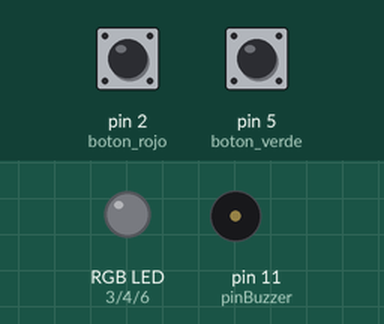
This sketch was run on a simulated Arduino Uno, built with avr-gcc and run on an emulated ATmega328P. Shown: an RGB LED mixed from three pins (HIGH = lit), buzzer (waves = sounding). Dashed ring = blinking. The test bench sets the inputs (shaded band); at power-on: pin 5 (boton_verde) LOW, pin 2 (boton_rojo) LOW. Random numbers use the default seed unless the sketch sets one.

Above: at 7.2 s.
7.3 s: pin 5 (boton_verde) pulled HIGH for 0.15 s
At 9.8 s:
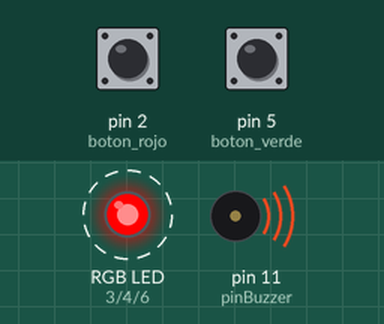
At 10.3 s:
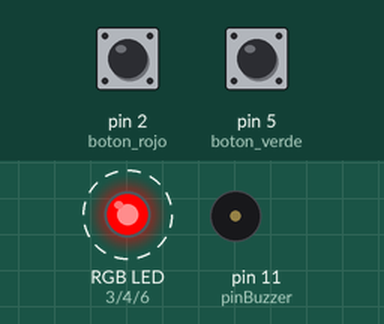
Timing chart, 0 to 16.0 s (numbered marks = the images above; inputs shaded):
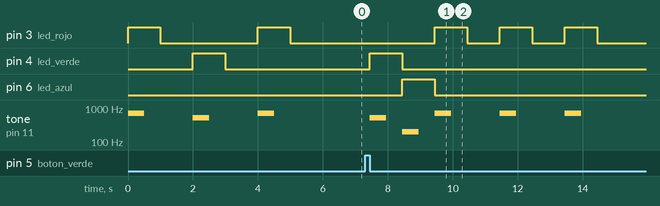

Measured:
- after the input at 7.3 s, pin 3 (led_rojo): alternates HIGH for 1.0 s and LOW for 1.0 s, 6 changes in all, then stays LOW, starting after 2.2 s; pin 4 (led_verde): LOW → HIGH after 0.15 s, → LOW 1.0 s later

The sketch:

Ejercicio1.3.ino
```cpp
/* Ejercicio1.3 -    Ampliar Simón con el Zumbador y LED RGB
  Ana Escobar Llamazares
  Alberto Freije Carballo
  Luis Carlos Hurlé Fleitas
*/
const int boton_rojo = 2;
const int boton_verde = 5;
const int led_rojo = 3;
const int led_verde = 4;
const int led_azul = 6;
const int pinBuzzer = 11;

const int sonido_rojo = 698;
const int sonido_verde = 523;
const int sonido_azul = 200;

int boton_rojo_pulsado = 0;
int boton_verde_pulsado = 0;

const int MAX_COLOR_SEQUENCE_SIZE = 8;
const int INITIAL_COLOR_SEQUENCE_SIZE = 3;
int coloresSecuencia[8];
int sizeSecuencia;
int numColores_Aciertos = 0;

void setup() {

  Serial.begin(9600);
  pinMode(boton_rojo, INPUT);
  pinMode(boton_verde, INPUT);
  pinMode(led_rojo, OUTPUT);
  pinMode(led_verde, OUTPUT);
  pinMode(led_azul, OUTPUT);
  randomSeed(analogRead(0));
  generarSecuenciaAleatoria();
  mostrarSecuencia();

}

void loop() {

  if (comprobarRojo()) {
    intentoUsuario(led_rojo);
  }else if (comprobarVerde()) {
   intentoUsuario(led_verde);
  }

}

void intentoUsuario(int led_pulsado) {

  int expectedLed = coloresSecuencia[numColores_Aciertos];
  if (led_pulsado == expectedLed) { // Acierto
    numColores_Aciertos++;
    comprobarFinSecuencia();
  }else { // Fallo
    encenderLedConSonido(led_azul);
	numColores_Aciertos = 0;
    generarSecuenciaAleatoria();
    mostrarSecuencia();
  }
}

void comprobarFinSecuencia() {

  if (numColores_Aciertos == sizeSecuencia) {
    incrementarSecuencia();
    numColores_Aciertos = 0;
    mostrarSecuencia();
  }
}

boolean comprobarRojo() {

  int estado_botonRojo = digitalRead(boton_rojo);
  if (estado_botonRojo == HIGH && boton_rojo_pulsado == 0) {
    boton_rojo_pulsado = 1;
  }else if (estado_botonRojo == LOW && boton_rojo_pulsado == 1) {

    boton_rojo_pulsado = 0;
    encenderLedConSonido(led_rojo);
    return true;
  }
  return false;
}

boolean comprobarVerde() {

  int estado_botonVerde = digitalRead(boton_verde);

  if (estado_botonVerde == HIGH && boton_verde_pulsado == 0) {
    boton_verde_pulsado = 1;
  }else if (estado_botonVerde == LOW && boton_verde_pulsado == 1) {
    boton_verde_pulsado = 0;
    encenderLedConSonido(led_verde);
    return true;
  }
  return false;
}

void mostrarSecuencia() {

  for (int i = 0; i < sizeSecuencia; i++) {
    encenderLedConSonido(coloresSecuencia[i]);
    delay(1000);
  }
}

void encenderLedConSonido(int ledColor) {

  hacerSonar(ledColor);

  digitalWrite(ledColor, HIGH);
  delay(500);
  stop();
  delay(500);
  digitalWrite(ledColor, LOW);
}

void hacerSonar(int ledColor){

  switch (ledColor) {
    case led_rojo:
      tone(pinBuzzer, sonido_rojo);
      break;
    case led_verde:
      tone(pinBuzzer, sonido_verde);
      break;
    case led_azul:
      tone(pinBuzzer, sonido_azul);
      break;
  }
}

void stop(){
  noTone(pinBuzzer);
}

int randomColor() {

  long randomColor = random(2);
  return randomColor == 0L ? led_rojo : led_verde;

}

void generarSecuenciaAleatoria() {

	sizeSecuencia = INITIAL_COLOR_SEQUENCE_SIZE;
	for (int i = 0; i < sizeSecuencia; i++) {
		coloresSecuencia[i] = randomColor();
	}

}

void incrementarSecuencia() {

  if (sizeSecuencia < MAX_COLOR_SEQUENCE_SIZE) {
    coloresSecuencia[sizeSecuencia] = randomColor();
    sizeSecuencia++;
  }else { // Explosion de colores
	  for (int i=0; i<5; i++){
	  encenderLedConSonido(led_azul);
	  encenderLedConSonido(led_rojo);
	  encenderLedConSonido(led_verde);
	}
    sizeSecuencia = INITIAL_COLOR_SEQUENCE_SIZE;
    generarSecuenciaAleatoria();
  }

}
```
